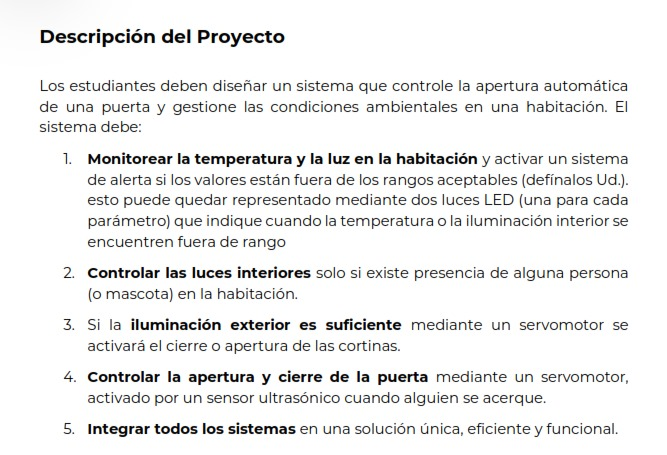
#> input picture imgs/1.jpg, 667 x 455 px; its folder holds only this picture in this run
$ python extract_text.py
#> lines starting #> are read from the running program, lines starting #| are printed output that depends on the picture; after the words box and inside, x2 and y2 are one past the last pixel; in counts of white or black regions, pixels touching at a corner belong together
#> in extract_text_from_image, image is the input picture: PIL image 667x455 RGB; mean R, G, B 238.3, 238.5, 238.1
import pytesseract
from PIL import Image, ImageEnhance
import os
import cv2
import numpy as np
from pathlib import Path

print("Script started...")

# Set the path to the directory containing images
image_directory = './imgs'

def enhance_image_pil(image):
    # Convert to PIL Image if needed
    if not isinstance(image, Image.Image):
        image = Image.fromarray(image)

    # Enhance contrast
    enhancer = ImageEnhance.Contrast(image)
    image = enhancer.enhance(1.5)

    # Enhance sharpness
    enhancer = ImageEnhance.Sharpness(image)
    image = enhancer.enhance(1.5)

    return image

def preprocess_image(image):
    print("Preprocessing image...")
    # Convert PIL image to OpenCV format
    image = cv2.cvtColor(np.array(image), cv2.COLOR_RGB2BGR)
#> image: shape (455, 667, 3)

    # Resize image while maintaining aspect ratio
    height, width = image.shape[:2]
#> height = 455; width = 667
    target_width = 2500
    if width != target_width:
        scale = target_width / width
#> scale = 3.75
        dim = (target_width, int(height * scale))
#> dim = (2500, 1705)
        image = cv2.resize(image, dim, interpolation=cv2.INTER_CUBIC)
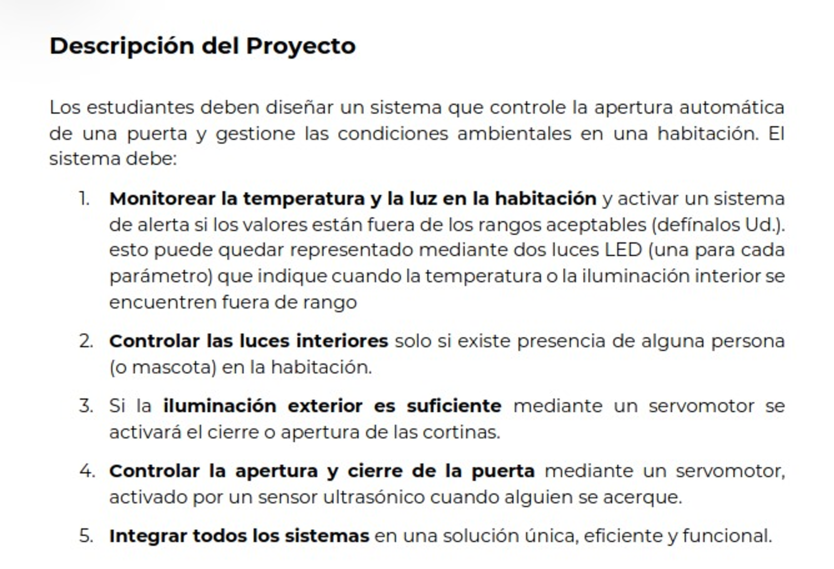
#> image: shape (1705, 2500, 3) (shown at 1/3 size); mean B, G, R 237.8, 238.2, 238

    # Convert to grayscale
    gray = cv2.cvtColor(image, cv2.COLOR_BGR2GRAY)

    # Apply bilateral filter to remove noise while preserving edges
    denoised = cv2.bilateralFilter(gray, 9, 75, 75)

    # Apply adaptive thresholding
    thresh = cv2.adaptiveThreshold(
        denoised,
        255,
        cv2.ADAPTIVE_THRESH_GAUSSIAN_C,
        cv2.THRESH_BINARY,
        11,  # Block size
        2    # Constant
    )
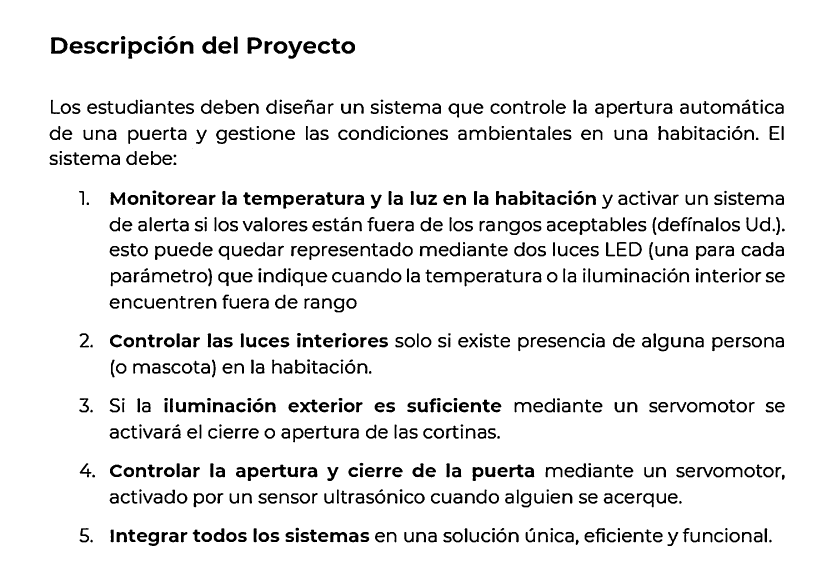
#> thresh: shape (1705, 2500) (shown at 1/3 size); 91.9% white; 861 black regions (1 under 20 px), largest, box (x1, y1, x2, y2) and area: (153, 112, 203, 161) 1404, (607, 109, 649, 161) 1191, (742, 112, 786, 161) 1184

    # Convert back to PIL Image and enhance
    pil_image = Image.fromarray(thresh)
    enhanced = enhance_image_pil(pil_image)

    print("Preprocessing complete")
    return enhanced

def is_separator_line(line: str) -> bool:
    # Check if line is likely a separator (contains mostly special characters)
    special_chars = set('«»€¢£¥§©®™²³¹¼½¾×÷~@#$%^&*+=<>{}[]|\\/')
    char_count = len(line)
    special_count = sum(1 for c in line if c in special_chars or c.isupper())
    return char_count > 0 and (special_count / char_count) > 0.3

def extract_text_from_image(image_path: str) -> tuple[str, str]:
    try:
        print(f"Processing {image_path}...")
        # Open the image
        image = Image.open(image_path)

        # Preprocess the image
        processed_image = preprocess_image(image)

        # Save processed image for debugging
        debug_dir = Path('debug_images')
        debug_dir.mkdir(exist_ok=True)
        processed_image.save(debug_dir / f"processed_{Path(image_path).name}")

        print("Extracting text...")
        # Extract text using Spanish language with optimized configuration
        custom_config = r'--oem 3 --psm 6 -l spa'
        text = pytesseract.image_to_string(
            processed_image,
            lang='spa',
            config=custom_config
        )

        # Enhanced post-processing
        text = text.replace('\n\n', '\n')  # Remove double line breaks
        text = text.replace('|', 'l')      # Common OCR mistake
        text = text.replace('1.', '1.')    # Fix numbered lists
        text = text.replace('2.', '2.')
        text = text.replace('3.', '3.')
        text = text.replace('4.', '4.')
        text = text.replace('5.', '5.')

        # Clean up lines and remove separators
        lines = []
        for line in text.split('\n'):
            line = line.strip()
            if line and not is_separator_line(line):  # Skip empty lines and separators
                # Fix common OCR mistakes
                line = line.replace('  ', ' ')  # Remove double spaces
                line = line.replace(' .', '.')
                line = line.replace(' ,', ',')
                lines.append(line)

        text = '\n'.join(lines)
        print("Text extraction complete")

        return Path(image_path).name, text
    except Exception as e:
        print(f"Error: {str(e)}")
        return Path(image_path).name, f"Error processing {image_path}: {str(e)}"

def main():
    print("Starting main function...")
    # Create output directory if it doesn't exist
    output_dir = Path('extracted_text')
    output_dir.mkdir(exist_ok=True)

    # Get all image paths
    image_paths = [
        os.path.join(image_directory, f)
        for f in sorted(os.listdir(image_directory))
        if f.lower().endswith(('.jpg', '.jpeg', '.png'))
    ]

    print(f"Found {len(image_paths)} images")

    # Process images sequentially
    results = [extract_text_from_image(path) for path in image_paths]

    # Save and display results
    for filename, text in results:
        print(f"\nProcessing {filename}...")

        # Save to file
        output_file = output_dir / f"{Path(filename).stem}_text.txt"
        with open(output_file, 'w', encoding='utf-8') as f:
            f.write(text)

        print(f"Text extracted from {filename}:")
        print("-" * 50)
        print(text)
        print("-" * 50)

if __name__ == "__main__":
    main()
#> (the call stopped at in extract_text_from_image, `text = pytesseract.image_to_string( processed_image, lang='spa', confi..`: pytesseract is not available in this run)

$ run again, on imgs/2.jpg
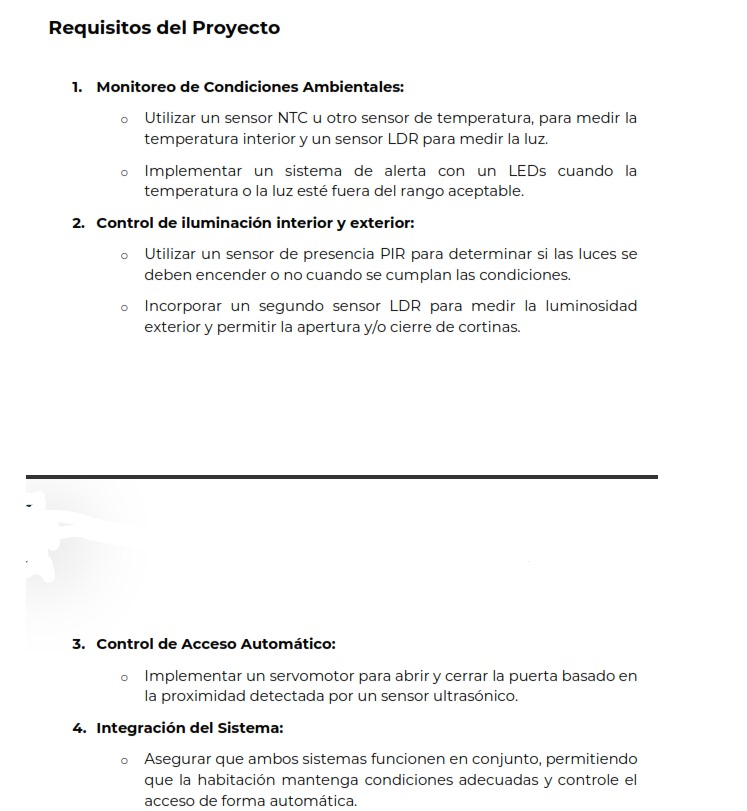
#> input picture imgs/2.jpg, 747 x 811 px
#> in extract_text_from_image, image is the input picture: PIL image 747x811 RGB; mean R, G, B 246.1, 246.2, 246
#> in preprocess_image, `image = cv2.resize(image, dim, interpolation=cv2.INTER_CUBIC)`:
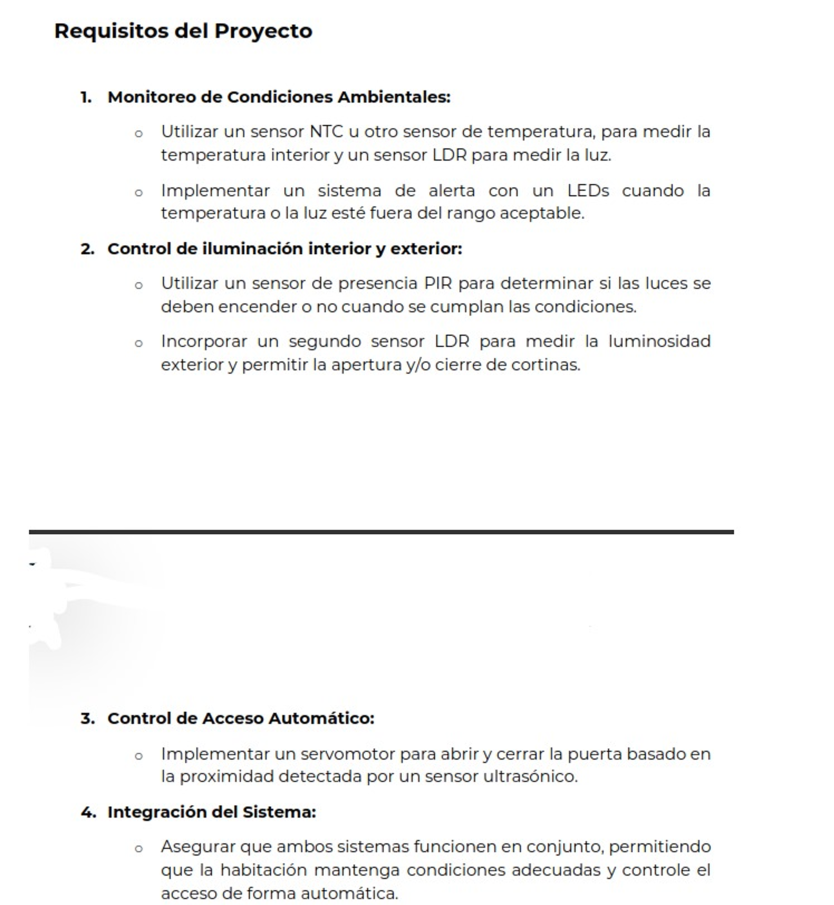
#> image: shape (2714, 2500, 3) (shown at 1/3 size); mean B, G, R 245.8, 246, 245.9
#> in preprocess_image, `thresh = cv2.adaptiveThreshold( denoised, 255, cv2.ADAPTIVE_THRESH_GAU..`:
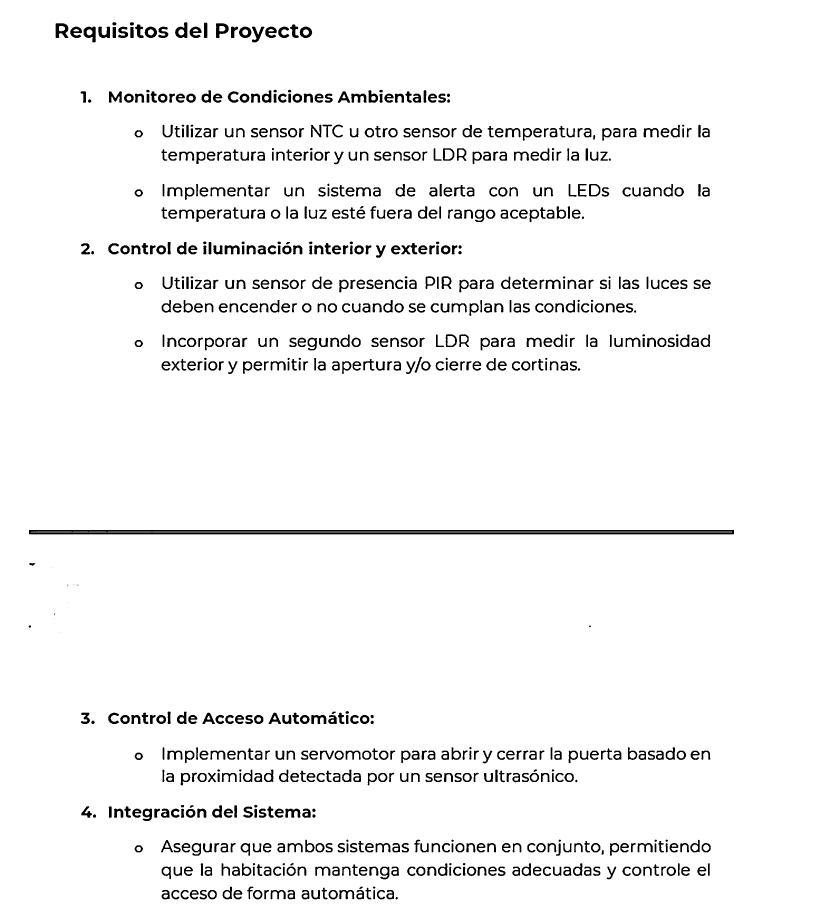
#> thresh: shape (2714, 2500) (shown at 1/3 size); 95.7% white; 853 black regions (16 under 20 px), largest, box (x1, y1, x2, y2) and area: (87, 1589, 2202, 1603) 23307, (167, 70, 205, 114) 1089, (251, 80, 287, 127) 972
